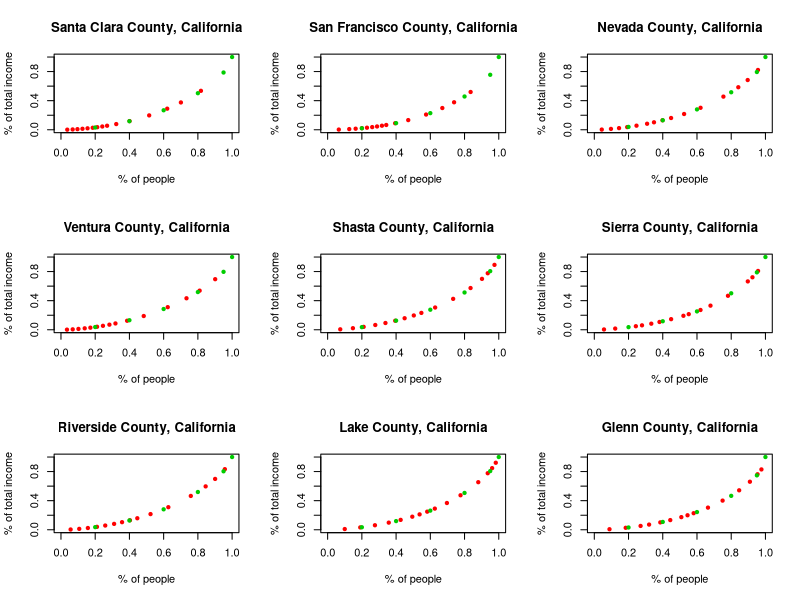
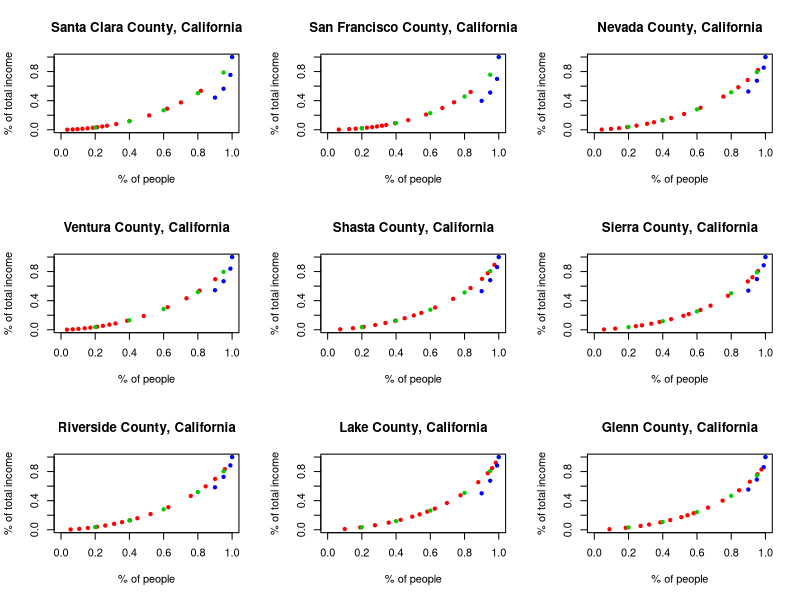
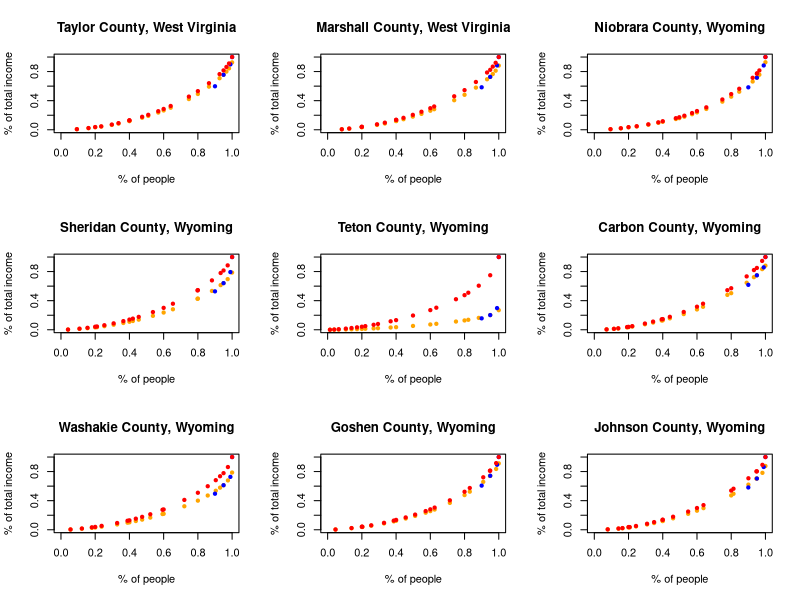
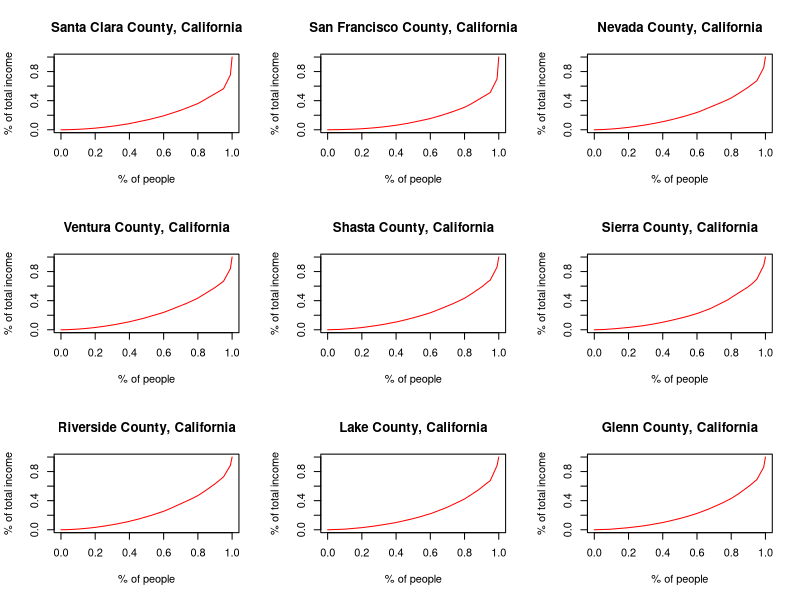

R code for these plots, in order:
###############################################################################
### Data cleaning - Step 2: calculating Lorenz curves per county
###############################################################################
### author: Kristin Blesch, May 2020

### Descrption of general procedure:
### for NHGIS data that is in the format of counts of people per income bucket:
### - calculate percentage of people per income bucket
### - estimate the share of total income per income bucket (assuming a symmetric distribution within the bucket)
### scale NHGIS data such that it matches the B6 data at the 95% percentile of the population
### create two data tables:
### - cumulative share of people per county
### - cumulative share of total income per county

### ------------------------------------------------------------------------------------------------------

# load relevant librarys
library(dplyr)

# load data
# setwd("/Users/kristinblesch/Library/Mobile Documents/com~apple~CloudDocs/USA/Master_Thesis/Data")
dat <- read.csv("merged_b4_b6_nhgis.csv")

## relevant variables for calculating income shares per bucket
##  ADNJE001:    number of people per county (total)
##        ADNJE002:    Less than $10,000
##        ADNJE003:    $10,000 to $14,999
##        ADNJE004:    $15,000 to $19,999
##        ADNJE005:    $20,000 to $24,999
##        ADNJE006:    $25,000 to $29,999
##        ADNJE007:    $30,000 to $34,999
##        ADNJE008:    $35,000 to $39,999
##        ADNJE009:    $40,000 to $44,999
##        ADNJE010:    $45,000 to $49,999
##        ADNJE011:    $50,000 to $59,999
##        ADNJE012:    $60,000 to $74,999
##        ADNJE013:    $75,000 to $99,999
##        ADNJE014:    $100,000 to $124,999
##        ADNJE015:    $125,000 to $149,999
##        ADNJE016:    $150,000 to $199,999
##        ADNJE017:    $200,000 or more
##  ANDLE001:     aggregate income per county

income_buckets_means <- c(4999.5, 12499.5,  17499.5,  22499.5,  27499.5,  32499.5,  37499.5,  42499.5,
                          47499.5,  54999.5, 67499.5,  87499.5, 112499.5, 137499.5, 174999.5)

# calculating the income share held by bucket, assuming a symmetric distribution within the bucket, so we can take the 
# mean * people per bucket / aggregate income as a approximation for the share of income earned by that bucket;
# only closed buckets considered, i.e. we omit ADNJE017: $200,000 or more
buckets <- colnames(dat)[24:38] # variable names of income buckets ADNJE002-ADNJE016
income_share_estimate_csum <- income_buckets_means %>% rep(nrow(dat)) %>% 
  matrix(ncol = length(income_buckets_means), byrow = T) %>% "*" (dat[,buckets]) %>%
  "/"(dat[,"ADNLE001"]) %>% apply(MARGIN = 1, FUN = cumsum) %>% t()

# cumulative share of people in buckets
people_share_csum <- as.matrix(dat[,buckets]/dat[,"ADNJE001"]) %>% apply(MARGIN = 1, FUN = cumsum) %>% t()

# information of NHGIS table B: income shares held by the 20th, 40th, 60th, 80th and 95th percentile of the population
quintiles <- c(0.2, 0.4, 0.6, 0.8, 0.95,1)
quintile_shares <- dat %>% mutate(bottom.20 = AD4AE001,
                                  bottom.40 = bottom.20 + AD4AE002,
                                  bottom.60 = bottom.40 + AD4AE003, 
                                  bottom.80 = bottom.60 + AD4AE004,
                                  bottom.95 = 100 - AD4AE006,
                                  bottom.100 = bottom.80 + AD4AE005) %>% 
  select("bottom.20", "bottom.40", "bottom.60", "bottom.80", "bottom.95", "bottom.100") %>% "/"(.$bottom.100)

### ------------------------------------------------------------------------------------------------------

# evaluate our estimates for the income share per buckets: Are our estimates coherent with the information on the true
# income shares held by the 20th, 40th, 60th, 80th and 95th percentile of the population?
# visual inspection: --> data on true income shares (green) fits very well our estimates (red)

par(mfrow = c(3,3))
for (i in 211:219) { # some exemplary counties
  plot(x = people_share_csum[i,], y = income_share_estimate_csum[i,], type = "p", col = "red" , main = dat[i, "NAME_E"],
       xlim = c(0,1), ylim = c(0,1),  xlab = "% of people", ylab = "% of total income", pch = 20)
  points(x = quintiles, y = quintile_shares[i,], col = "green3", pch = 20)
}

### ------------------------------------------------------------------------------------------------------

# adding information from table B6 on income shares held by the 90th, 95th, 99th percentile of the population
top_pop <- c(0.9, 0.95, 0.99, 1) 
top_pop_csum <- dat %>% select(c("Bottom.90.","X90th..95th.percentiles","X95th..99th.percentiles",
                                 "Top.1...99th.100th.percentiles.")) %>% apply(MARGIN = 1, FUN = cumsum) %>% 
  t() %>% "/" (.[,"Top.1...99th.100th.percentiles."])

### ------------------------------------------------------------------------------------------------------

# visual inspection: how far off are NHGIS data and table B6
# --> B6 systematically suggests a higher inequality (blue points systematically below the red/green points). This
# is plausible as B6 is on an individual tax payer level and NHGIS on household level (which is already some kind
# of aggregate); aggregated data typically leads to Lorenz curves exhibiting less inequality, see e.g. Farris (2010)

par(mfrow = c(3,3)) 
for (i in 211:219) {
  plot(x = people_share_csum[i,], y = income_share_estimate_csum[i,], type = "p", col = "red" , main = dat[i, "NAME_E"],
       xlim = c(0,1), ylim = c(0,1),  xlab = "% of people", ylab = "% of total income", pch = 20) # income bucket share est.
  points(x = quintiles, y = quintile_shares[i,], col = "green3", pch = 20) # true income share per quintile 
  points(x = top_pop, y = top_pop_csum[i,], col = "blue", pch = 20) # B6 data on top income shares
}

### ------------------------------------------------------------------------------------------------------

# We know that the B6 data systematically suggests higher inequality which is suspected to origin from the fact that the B6
# data is on tax payer leven and the NHGIS data on household level. The tax payer's level is more granular and hence
# assumed to show a more realistic picture of the true income inequality. Therefore, the household-level NHGIS data 
# is scaled down to match the B6 tax payer level data. We have quantiles for the top 95% for both NHGIS and B6, 
# hence we use this point to determine the amount of scaling needed to adjust for the aggregation level discrepancy. 

scaled_nhgis <- bind_cols(as.data.frame(income_share_estimate_csum), quintile_shares) %>%
  "*" (top_pop_csum[,"X90th..95th.percentiles"])%>%
  "/" (quintile_shares$bottom.95) 

all_perc_people <- quintiles %>% rep(nrow(dat)) %>% matrix(ncol =length(quintiles), byrow = T) 
colnames(all_perc_people) <- colnames(quintile_shares)
all_perc_people <- cbind(people_share_csum, all_perc_people)

### ------------------------------------------------------------------------------------------------------

# visual inspection of scaled data
par(mfrow = c(3,3))
for (i in 3031:3039) {
  plot(x = all_perc_people[i,], y = scaled_nhgis[i,], type = "p", col = "orange" , main = dat[i, "NAME_E"],
       xlim = c(0,1), ylim = c(0,1),  xlab = "% of people", ylab = "% of total income", pch = 20) # scaled NHGIS data
  points(x = top_pop, y = top_pop_csum[i,], col = "blue", pch = 20) # B6 data
  points(x = all_perc_people[i,], y = bind_cols(as.data.frame(income_share_estimate_csum), quintile_shares)[i,],
         pch = 20, col = "red") # unscaled NHGIS data
}

### ------------------------------------------------------------------------------------------------------

# finally merge Lorenz curve data:
# add starting point 0% of population earn 0% of total income
# < 95%: NHGIS data
# = 95%: NHGIS data = B6 data
# > 95%: B6 data

scaled_nhgis <- as.matrix(scaled_nhgis)
scaled_nhgis[all_perc_people > 0.95] <-  999
scaled_nhgis <- cbind(scaled_nhgis[,- which(colnames(scaled_nhgis)=="bottom.100")], 0) 
all_perc_people[all_perc_people > 0.95] <- 999
all_perc_people <- cbind(all_perc_people[,- which(colnames(all_perc_people)=="bottom.100")], 0)

lorenz_income_shares <- scaled_nhgis %>%
  cbind(top_pop_csum[, c("X95th..99th.percentiles", "Top.1...99th.100th.percentiles." )]) %>%
  apply(., MARGIN = 1, sort) %>% t() 
lorenz_income_shares[lorenz_income_shares > 1] <- NA

lorenz_people_shares <- all_perc_people %>%  cbind(0.99,1) %>% apply(., MARGIN = 1, sort) %>% t() 
lorenz_people_shares[lorenz_people_shares > 1] <- NA

### ------------------------------------------------------------------------------------------------------

# visual inspection of final Lorenz curves:
par(mfrow = c(3,3))
for (i in 211:219) {
  plot(x = lorenz_people_shares[i,], y = lorenz_income_shares[i,], type = "l", col = "red" , main = dat[i, "NAME_E"],
       xlim = c(0,1), ylim = c(0,1),  xlab = "% of people", ylab = "% of total income", pch = 20)
}

### ------------------------------------------------------------------------------------------------------

# write information on population and income shares per county in two csv files
lorenz_income_shares <- lorenz_income_shares %>% as.data.frame() %>% cbind(COUNTY = dat$NAME_E,.)
lorenz_people_shares <- lorenz_people_shares %>% as.data.frame() %>% cbind(COUNTY = dat$NAME_E,.)

#write.csv(lorenz_income_shares, 
 #         file.path("/Users/kristinblesch/Library/Mobile Documents/com~apple~CloudDocs/USA/Master_Thesis/Data",
  #                  "income_shares_per_county.csv"))
#write.csv(lorenz_people_shares, 
 #         file.path("/Users/kristinblesch/Library/Mobile Documents/com~apple~CloudDocs/USA/Master_Thesis/Data", 
  #                  "population_shares_per_county.csv"))

